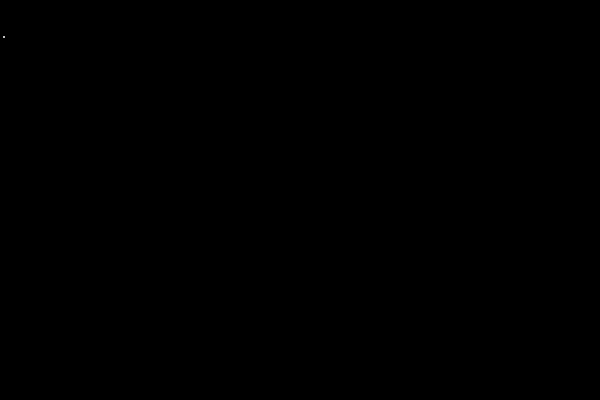
Frame 1 (no input)
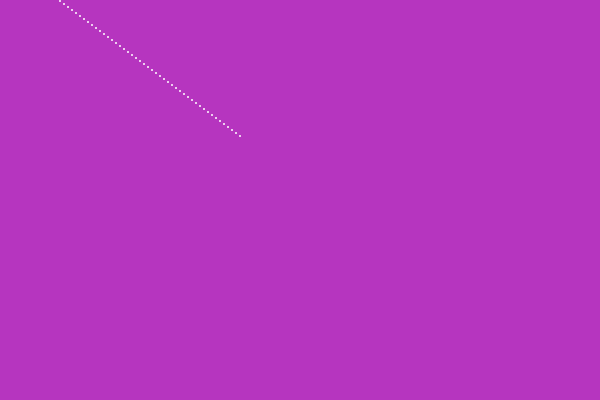
Frame 60 (no input)
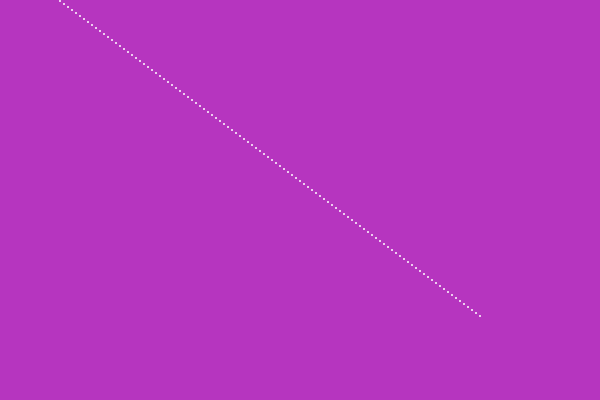
Frame 120 (the mouse pressed at the canvas centre since frame 60)

The p5.js sketch that drew these frames (run headless with seeded random() and noise() and a simulated clock; from frame 60 on, the mouse is pressed at the canvas centre):

// p5.js sketch
// ── sketch.js
var blip = {
  x: 0,
  y: 40,
  xspeed: 4,
  yspeed: -3,
}


function setup() {
  createCanvas(600, 400);
  background(0);
}

function draw() {
  move();
  bounce();
  display();
}

function bounce(){
  if (blip.x > width || blip.x < 0){
    blip.xspeed = blip.xspeed * -1;
    background(random(255), random(255), random(255));
  }
  
  if(blip.y > height || blip.y < 0){
    blip.yspeed = blip.yspeed * -1;
    background(random(255),random(255), random(255));
    }
}

function move(){
  blip.x = blip.x + blip.xspeed;
  blip.y = blip.y + blip.yspeed;
}

function display(){
  strokeWeight(2);
  stroke(255);
  point(blip.x,blip.y);
}
